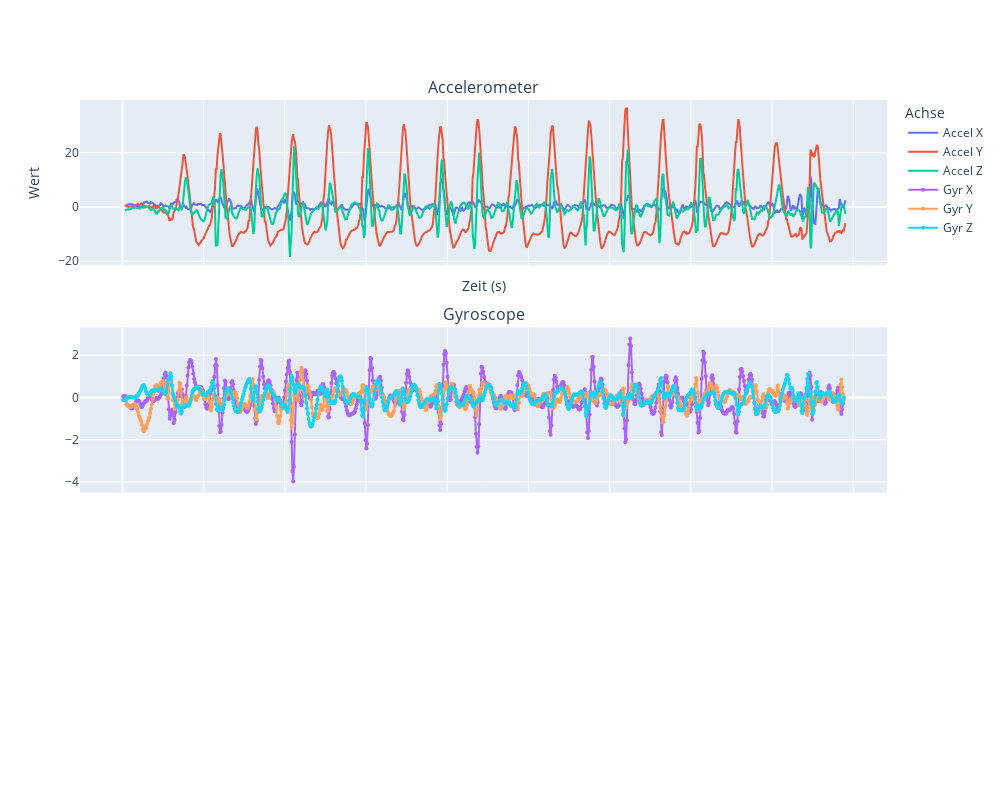

The code cell stored with this chart in its notebook:
### Markdown cell above
Plotten Springen

### Code cell
compare_acc_gyr(acc_jp,gyr_jp)

### Figure 1 — Plotly figure (JSON) as saved in the notebook; plotly's stock layout.template omitted (floating-point values rounded to 4 significant figures; data arrays with more than 128 entries replaced by an {"elided": "..."} marker saying what was removed)
{"data": [{"name": "Accel X", "type": "scatter", "x": {"elided": "888 float values"}, "y": {"elided": "888 float values"}}, {"name": "Accel Y", "type": "scatter", "x": {"elided": "888 float values"}, "y": {"elided": "888 float values"}}, {"name": "Accel Z", "type": "scatter", "x": {"elided": "888 float values"}, "y": {"elided": "888 float values"}}, {"marker": {"size": 4}, "mode": "lines+markers", "name": "Gyr X", "type": "scatter", "x": {"elided": "888 float values"}, "xaxis": "x2", "y": {"elided": "888 float values"}, "yaxis": "y2"}, {"marker": {"size": 4}, "mode": "lines+markers", "name": "Gyr Y", "type": "scatter", "x": {"elided": "888 float values"}, "xaxis": "x2", "y": {"elided": "888 float values"}, "yaxis": "y2"}, {"marker": {"size": 4}, "mode": "lines+markers", "name": "Gyr Z", "type": "scatter", "x": {"elided": "888 float values"}, "xaxis": "x2", "y": {"elided": "888 float values"}, "yaxis": "y2"}], "layout": {"annotations": [{"font": {"size": 16}, "showarrow": false, "text": "Accelerometer", "x": 0.5, "xanchor": "center", "xref": "paper", "y": 1, "yanchor": "bottom", "yref": "paper"}, {"font": {"size": 16}, "showarrow": false, "text": "Gyroscope", "x": 0.5, "xanchor": "center", "xref": "paper", "y": 0.6333, "yanchor": "bottom", "yref": "paper"}], "height": 800, "legend": {"title": {"text": "Achse"}}, "width": 1000, "xaxis": {"anchor": "y", "domain": [0, 1], "matches": "x3", "showticklabels": false, "title": {"text": "Zeit (s)"}}, "xaxis2": {"anchor": "y2", "domain": [0, 1], "matches": "x3", "showticklabels": false}, "xaxis3": {"anchor": "y3", "domain": [0, 1]}, "yaxis": {"anchor": "x", "domain": [0.7333, 1], "title": {"text": "Wert"}}, "yaxis2": {"anchor": "x2", "domain": [0.3667, 0.6333]}, "yaxis3": {"anchor": "x3", "domain": [0, 0.2667]}}}
